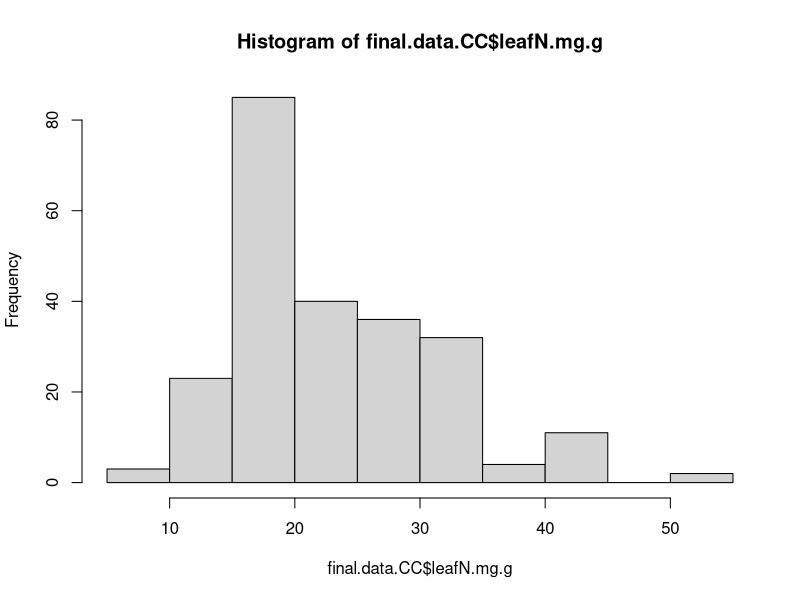
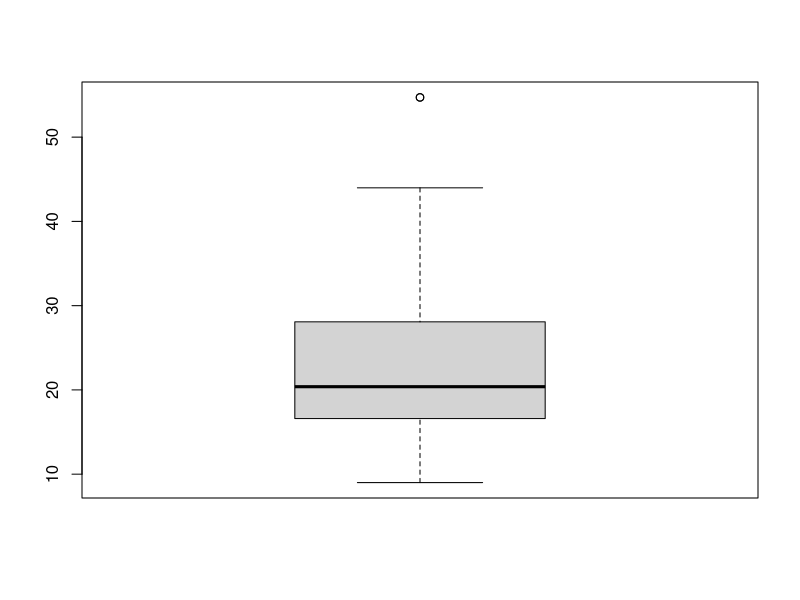
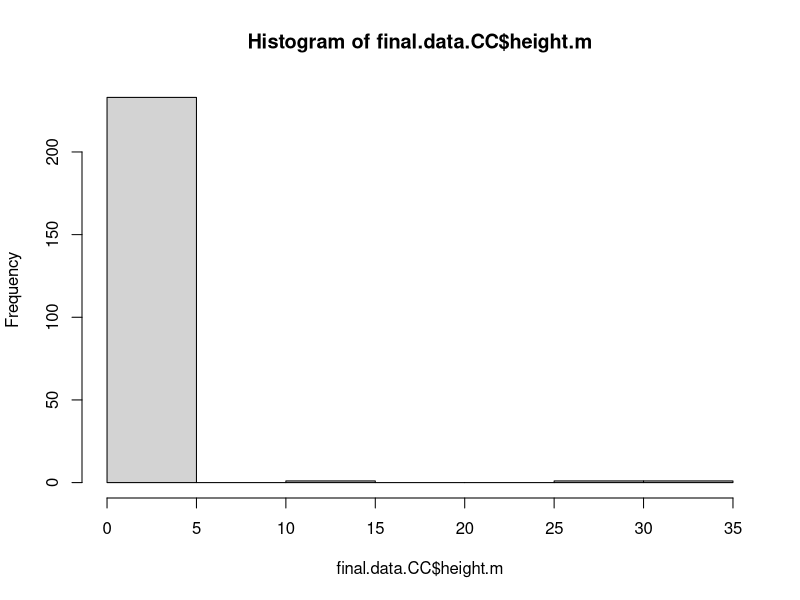
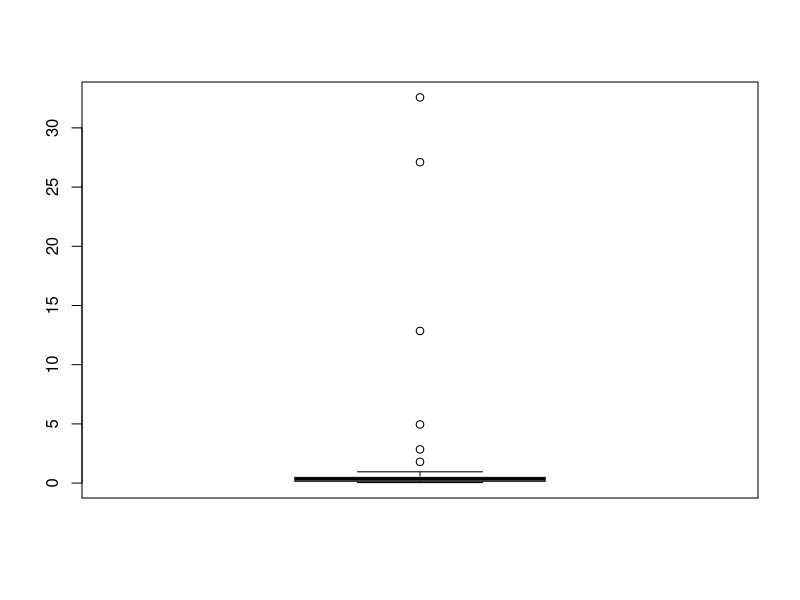
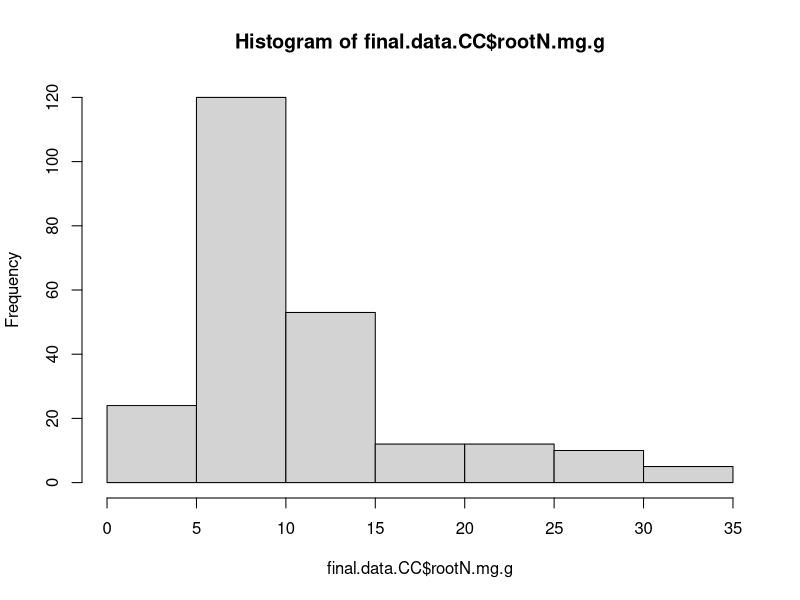
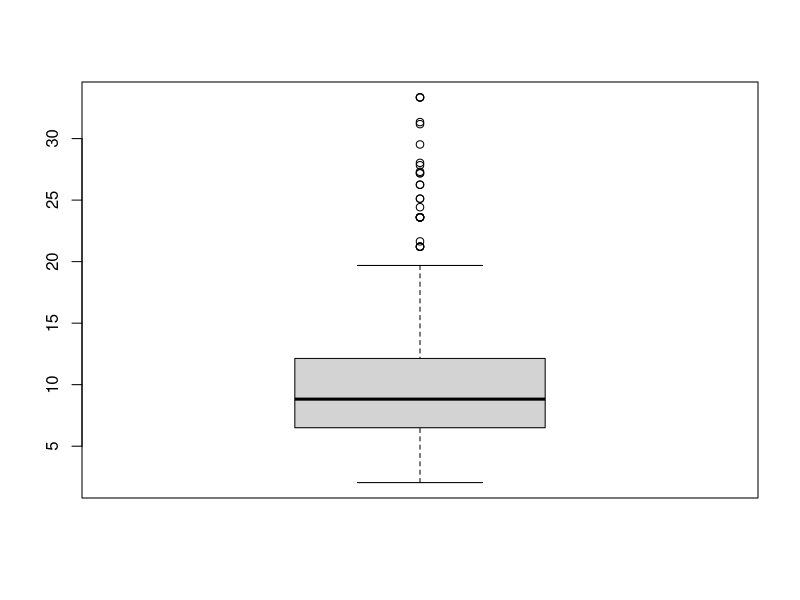
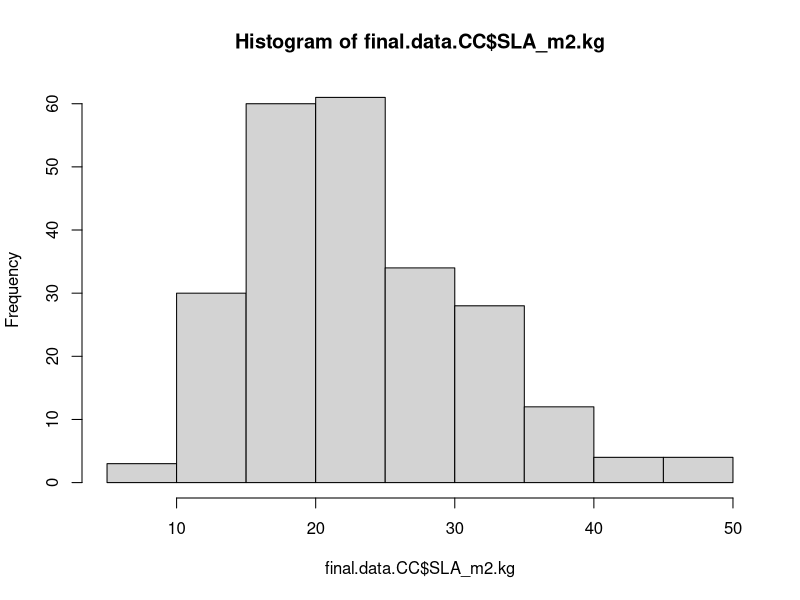
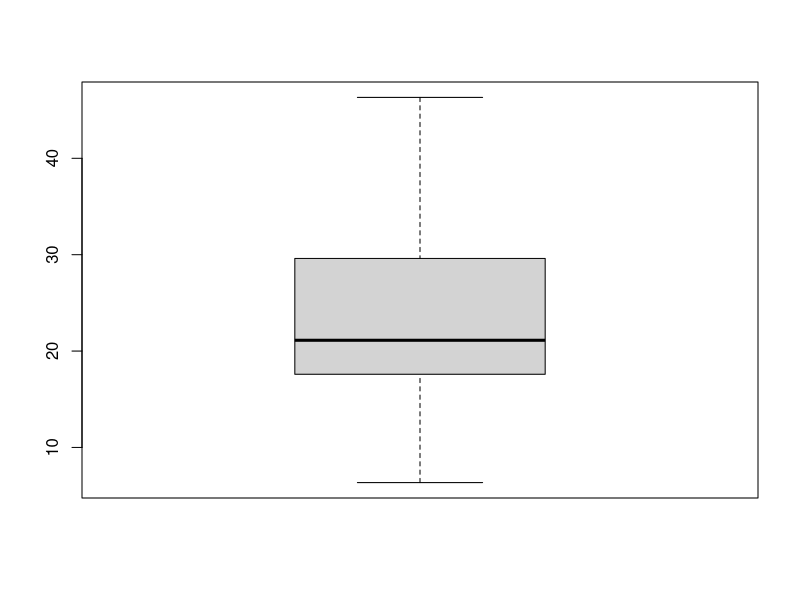

Here is the R script that generated these plots, in order: (Note: this script raises an error after producing the figures.)
# removing outlier traits

#### final.data.CC ####
# model of trait data with complete cases for all species

final.data.CC = read.csv("./Formatted.Data/Revisions/final.data.CC.csv",row.names = 1)

#### checking for trait outliers from trait data without woody species ####
# not going to remove outliers since need complete cases of traits for individuals to be included in analyses using lmer

hist(final.data.CC$leafN.mg.g)
boxplot(final.data.CC$leafN.mg.g)
mean = mean(final.data.CC$leafN.mg.g, na.rm = TRUE)
std = sd(final.data.CC$leafN.mg.g, na.rm = TRUE)
Tmin = mean-(3*std)
Tmax = mean+(3*std)
sort(final.data.CC$leafN.mg.g[which(final.data.CC$leafN.mg.g <Tmin | final.data.CC$leafN.mg.g > Tmax)])
# removed leafN 54.71597
# percent removed 
table(is.na(final.data.CC$leafN.mg.g))
958-368
2/590*100 #0.34%

hist(final.data.CC$height.m)
boxplot(final.data.CC$height.m)
mean = mean(final.data.CC$height.m, na.rm = TRUE)
std = sd(final.data.CC$height.m, na.rm = TRUE)
Tmin = mean-(3*std)
Tmax = mean+(3*std)
sort(final.data.CC$height.m[which(final.data.CC$height.m <Tmin | final.data.CC$height.m > Tmax)])
# removed height 12.84847 27.10186 32.57366
# percent removed 
table(is.na(final.data.CC$height.m))
958-216
14/742*100 #1.89%

hist(final.data.CC$rootN.mg.g)
boxplot(final.data.CC$rootN.mg.g)
mean = mean(final.data.CC$rootN.mg.g, na.rm = TRUE)
std = sd(final.data.CC$rootN.mg.g, na.rm = TRUE)
Tmin = mean-(3*std)
Tmax = mean+(3*std)
sort(final.data.CC$rootN.mg.g[which(final.data.CC$rootN.mg.g <Tmin | final.data.CC$rootN.mg.g > Tmax)])
# remove rootN 31.17241 31.34076 33.34667 33.34667 33.34667
# percent removed 
table(is.na(final.data.CC$rootN.mg.g))
958-613
6/345*100 #1.74%

hist(final.data.CC$SLA_m2.kg)
boxplot(final.data.CC$SLA_m2.kg)
mean = mean(final.data.CC$SLA_m2.kg, na.rm = TRUE)
std = sd(final.data.CC$SLA_m2.kg, na.rm = TRUE)
Tmin = mean-(3*std)
Tmax = mean+(3*std)
sort(final.data.CC$SLA_m2.kg[which(final.data.CC$SLA_m2.kg <Tmin | final.data.CC$SLA_m2.kg > Tmax)])
# remove SLA: none
# percent removed 
table(is.na(final.data.CC$SLA_m2.kg))
958-244
8/714*100 #1.12%

hist(final.data.CC$root.depth_m)
boxplot(final.data.CC$root.depth_m)
mean = mean(final.data.CC$root.depth_m, na.rm = TRUE)
std = sd(final.data.CC$root.depth_m, na.rm = TRUE)
Tmin = mean-(3*std)
Tmax = mean+(3*std)
sort(final.data.CC$root.depth_m[which(final.data.CC$root.depth_m <Tmin | final.data.CC$root.depth_m > Tmax)])
# remove depth 2.426850 2.426850 2.598333 2.598333 2.682500 2.682500 2.915000
# percent removed 
table(is.na(final.data.CC$root.depth_m))
958-478
15/480*100 #3.13%

hist(final.data.CC$RTD.groot.cahill.merge)
boxplot(final.data.CC$RTD.groot.cahill.merge)
mean = mean(final.data.CC$RTD.groot.cahill.merge, na.rm = TRUE)
std = sd(final.data.CC$RTD.groot.cahill.merge, na.rm = TRUE)
Tmin = mean-(3*std)
Tmax = mean+(3*std)
sort(final.data.CC$RTD.groot.cahill.merge[which(final.data.CC$RTD.groot.cahill.merge <Tmin | final.data.CC$RTD.groot.cahill.merge > Tmax)])
# remove RTD 1.19455 1.19455 1.19455 1.19455
# percent removed 
table(is.na(final.data.CC$RTD.groot.cahill.merge))
958-581
1/377*100 #0.27%

hist(final.data.CC$SRL.groot.cahill.merge)
boxplot(final.data.CC$SRL.groot.cahill.merge)
mean = mean(final.data.CC$SRL.groot.cahill.merge, na.rm = TRUE)
std = sd(final.data.CC$SRL.groot.cahill.merge, na.rm = TRUE)
Tmin = mean-(3*std)
Tmax = mean+(3*std)
sort(final.data.CC$SRL.groot.cahill.merge[which(final.data.CC$SRL.groot.cahill.merge <Tmin | final.data.CC$SRL.groot.cahill.merge > Tmax)])
# remove SRL 471.2364 471.2364 471.2364 601.5858 627.5050
# percent removed 
table(is.na(final.data.CC$SRL.groot.cahill.merge))
958-575
10/383*100 #2.61%

hist(final.data.CC$rootDiam.mm)
boxplot(final.data.CC$rootDiam.mm)
mean = mean(final.data.CC$rootDiam.mm, na.rm = TRUE)
std = sd(final.data.CC$rootDiam.mm, na.rm = TRUE)
Tmin = mean-(3*std)
Tmax = mean+(3*std)
sort(final.data.CC$rootDiam.mm[which(final.data.CC$rootDiam.mm <Tmin | final.data.CC$rootDiam.mm > Tmax)])
# remove diam 1.3965
# percent removed 
table(is.na(final.data.CC$rootDiam.mm))
958-556
4/402*100 #0.995%

hist(final.data.CC$RMF.g.g)
boxplot(final.data.CC$RMF.g.g)
mean = mean(final.data.CC$RMF.g.g, na.rm = TRUE)
std = sd(final.data.CC$RMF.g.g, na.rm = TRUE)
Tmin = mean-(3*std)
Tmax = mean+(3*std)
sort(final.data.CC$RMF.g.g[which(final.data.CC$RMF.g.g <Tmin | final.data.CC$RMF.g.g > Tmax)])
# remove RMF: none
# percent removed 
table(is.na(final.data.CC$RMF.g.g))
958-556
4/402*100 #0.995%


# 25 total removed because some removed with multiple traits
final.data.CC.2 = final.data.CC %>%
  filter(round(leafN.mg.g, 5) != 54.71597) %>% # 2
  filter(round(height.m, 5) < 12.84847) %>% # 3
  filter(round(rootN.mg.g, 5) < 31.17241) %>% # 5
  filter(round(root.depth_m, 5) < 2.426850) %>% # 7
  filter(round(RTD.groot.cahill.merge, 5) < 1.19455) %>% # 4
  filter(round(SRL.groot.cahill.merge, 5) < 471.2364) %>% # 5
  filter(round(rootDiam.mm, 5) != 1.3965) # 1

# look at correlations between traits
cor.traits.cc = cor(final.data.CC.2[,c(4:12)],use = "pairwise") 
corrplot(cor.traits.cc, method="number",tl.col = "black", bg = "gray70",is.corr = TRUE,
         col.lim = c(-1,1), col = COL2('BrBG', 200), addgrid.col = "black")
# highest correlation is -0.38 and 0.35

final.data.CC.3 = scale(final.data.CC.2[,c(4:12)])
final.data.CC.4 = cbind(final.data.CC.2[,c(1:3)],final.data.CC.3)

# 211 data points estimating 11 variables

CC.model = lmer(cover.change ~ leafN.mg.g + height.m + rootN.mg.g + SLA_m2.kg + root.depth_m + rootDiam.mm +
                  SRL.groot.cahill.merge + RTD.groot.cahill.merge + RMF.g.g + (1|site_code) + (1|Taxon), data = final.data.CC.4)
summary(CC.model)
# RTD is positive, significant
r.squaredGLMM(CC.model) # 0.06, 0.21

plot(CC.model)
output.plot = allEffects(CC.model)
plot(output.plot)
hist(resid(CC.model))

RTD.plot = plot_model(CC.model, type = "pred", terms = "RTD.groot.cahill.merge")
RTD.plot + geom_point(data = final.data.CC.3, aes(x = RTD.groot.cahill.merge, y = cover.change))

# Add interaction between RTD and SRL

CC.model.interact = lmer(cover.change ~ leafN.mg.g + height.m + rootN.mg.g + SLA_m2.kg + root.depth_m + rootDiam.mm +
                           SRL.groot.cahill.merge + RTD.groot.cahill.merge + RMF.g.g + SRL.groot.cahill.merge*RTD.groot.cahill.merge +
                           (1|site_code) + (1|Taxon), data = final.data.CC.4)
summary(CC.model.interact)
# RTD is significant
r.squaredGLMM(CC.model.interact) # 0.07, 0.21

plot(CC.model.interact)
output.plot = allEffects(CC.model.interact)
plot(output.plot)
hist(resid(CC.model.interact))

